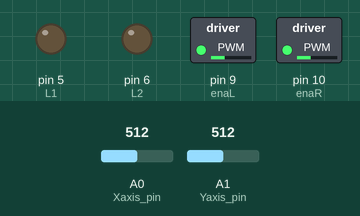
This sketch was run on a simulated Arduino Uno, built with avr-gcc and run on an emulated ATmega328P. Parts: switched loads named in the sketch (green lamp = pin HIGH), output pins drawn as LEDs (lit = HIGH). The inputs (shaded band) are chosen by the test bench; at power-on: A0 (Xaxis_pin) = 512, A1 (Yaxis_pin) = 512. Pins used as bus, display or sensor lines are not drawn.

Above: at 1.2 s.
1.3 s: A0 (Xaxis_pin) set to 0
At 1.9 s:
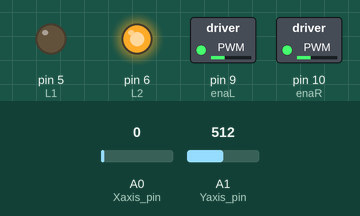
2.8 s: A1 (Yaxis_pin) set to 1009
4.3 s: A1 (Yaxis_pin) set to 1023
At 5.5 s:
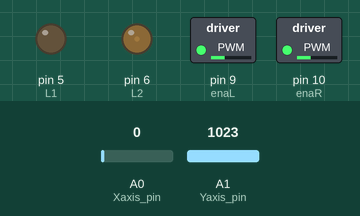
5.8 s: A1 (Yaxis_pin) set to 900
At 6.3 s:
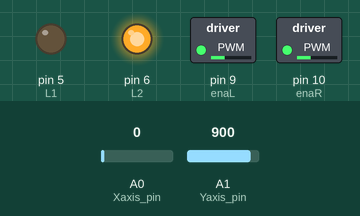
Timing chart, 0 to 8.3 s (numbered marks = the images above; inputs shaded):
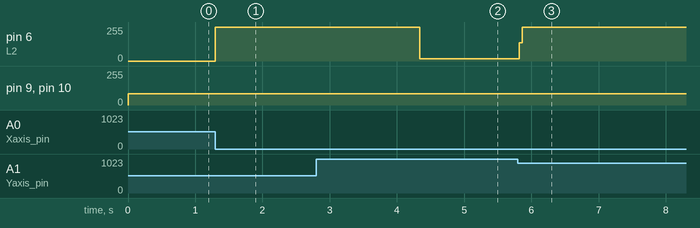

Measured:
- the behaviour switches between 1022 and 1023 on A1 (Yaxis_pin) (found by bisection; images 1 and 2)
- after the input at 1.3 s, pin 6 (L2): 0/255 → 255/255 at once
- after the input at 2.8 s, every drawn part: stays the same
- after the input at 4.3 s, pin 6 (L2): 255/255 → 16/255 at once
- after the input at 5.8 s, pin 6 (L2): 16/255 → 255/255 at once

The sketch:

joystickcar.ino
```cpp
#define L1 5     //Left Motor MB2
#define L2 6     //Left Motor MB1
#define R1 7     //Right Motor MA1
#define R2 8     //Right Motor MA2
#define enaL 9   //Left Motor Enable Pin EB
#define enaR 10  //Right Motor Enable Pin EA
#define Xaxis_pin A0
#define Yaxis_pin A1
#define SW_pin A2

//*************************************************//

void setup() {
  pinMode(SW_pin, INPUT);
  digitalWrite(SW_pin, HIGH);
  Serial.begin(9600);
  pinMode(R1, OUTPUT);
  pinMode(R2, OUTPUT);
  pinMode(L2, OUTPUT);
  pinMode(L1, OUTPUT);
  pinMode(enaR, OUTPUT);
  pinMode(enaL, OUTPUT);

}


int x, y;

void sensorRead() {
  x = analogRead(Xaxis_pin);
  y = analogRead(Yaxis_pin);
}

void setSpeed(int speed) {
  analogWrite(enaR, speed);
  analogWrite(enaL, speed);
}

void goForward() {
  digitalWrite(R1, HIGH);
  digitalWrite(R2, LOW);
  digitalWrite(L1, LOW);
  digitalWrite(L2, HIGH);
}
void goLeft() {
    digitalWrite(R1, HIGH);
    digitalWrite(R2, LOW);
    digitalWrite(L1, LOW);
    digitalWrite(L2, LOW);
}
void goRight() {
    digitalWrite(R1, LOW);
    digitalWrite(R2, LOW);
    digitalWrite(L1, LOW);
    digitalWrite(L2, HIGH);
}
void goStop() {
  digitalWrite(R1, LOW);
  digitalWrite(R2, LOW);
  digitalWrite(L1, LOW);
  digitalWrite(L2, LOW);
}

void loop() {
  sensorRead();
  setSpeed(85);

  if(x==0 && (y>=0 && y<=1023))
  {
    goForward();
  }

  if(y==1023 && (x>=0 && x<=1023))
  {
    goLeft();
  }

  if(y==0 && (x>=0 && x<=1023))
  {
    goRight();
  }

  if(x==1023 && (y>=0 && y<=1023))
  {
    goStop();
  }


}
```
